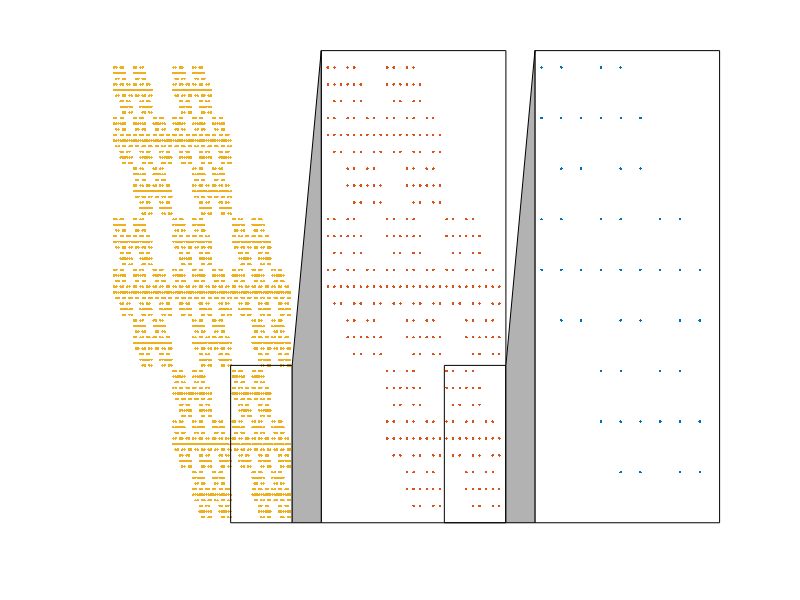

The MATLAB source for this figure:
%% Prelim Scratch
%
% Auth: Joshua Pickard
%       jpic@umich.edu
% Date: March 16, 2023

A = [1 1 0;
     1 1 1;
     0 1 1];

itrs = 3;
Akk = cell(3,1);

for i=1:itrs
    if i == 1
        Ak = kron(A, A);
    else
        Ak = kron(Ak, A);
    end
    [x, y] = find(Ak == 1);
    Akk{i} = [x, y];
    maxX = max(x);
    maxY = max(y);
end

figure('Renderer', 'painters', 'Position', [10 10 910 310]); hold on;
for i=1:itrs
    XY = Akk{i}; x = XY(:,1); y = XY(:,2);
    f = maxX / max(x); x = x .* f; y = y .* f;
    shift = (1.2 * maxX * (i - 1)); disp(shift);
    x = x + shift;
    scatter(x, y, '.b'); set ( gca, 'xdir', 'reverse' ); % xlim([0 maxX]); ylim([0 maxY]);
    % If i ~= 1 draw small box
    if i ~= 1
        rectangle('Position',[shift, 0, 28, 28])
    end
    % If i ~= 3 draw big box
    if i ~= 3
        rectangle('Position',[shift, 0, maxX+3, maxX+3]);
    end
end
% Draw lines connecting boxes
shift1 = 0;
shift2 = (1.2 * maxX * (1));
shift3 = (1.2 * maxX * (2));

X = [shift2 maxX+3]
Y1 = [28, maxX+3]
Y2 = [0 0]
inbetween = [Y1, fliplr(Y2)]
x2 = [X, fliplr(X)]
fill(x2, inbetween, [.7 .7 .7]);

X = [shift3 shift2+maxX+3]
x2 = [X, fliplr(X)]
fill(x2, inbetween, [.7 .7 .7]);

ylim([-2 maxY+4]);
xlim([-2 280]);
axis off;
set(gcf,'color','w');

saveas(gca, 'kronMultiscale.png')
